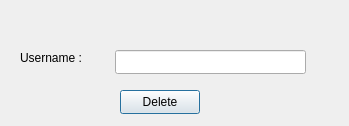
<?xml version="1.0" encoding="UTF-8"?>
<ui version="4.0">
 <class>Deletetickets</class>
 <widget class="QDialog" name="Deletetickets">
  <property name="geometry">
   <rect>
    <x>0</x>
    <y>0</y>
    <width>349</width>
    <height>126</height>
   </rect>
  </property>
  <property name="windowTitle">
   <string>delete a ticket</string>
  </property>
  <widget class="QLabel" name="label">
   <property name="geometry">
    <rect>
     <x>20</x>
     <y>50</y>
     <width>91</width>
     <height>16</height>
    </rect>
   </property>
   <property name="styleSheet">
    <string notr="true">font: 12pt &quot;Segoe UI&quot;;</string>
   </property>
   <property name="text">
    <string>Username : </string>
   </property>
  </widget>
  <widget class="QLineEdit" name="lineEdit">
   <property name="geometry">
    <rect>
     <x>115</x>
     <y>50</y>
     <width>191</width>
     <height>24</height>
    </rect>
   </property>
  </widget>
  <widget class="QPushButton" name="pushButton">
   <property name="geometry">
    <rect>
     <x>120</x>
     <y>90</y>
     <width>80</width>
     <height>24</height>
    </rect>
   </property>
   <property name="text">
    <string>Delete</string>
   </property>
  </widget>
 </widget>
 <resources/>
 <connections/>
</ui>
